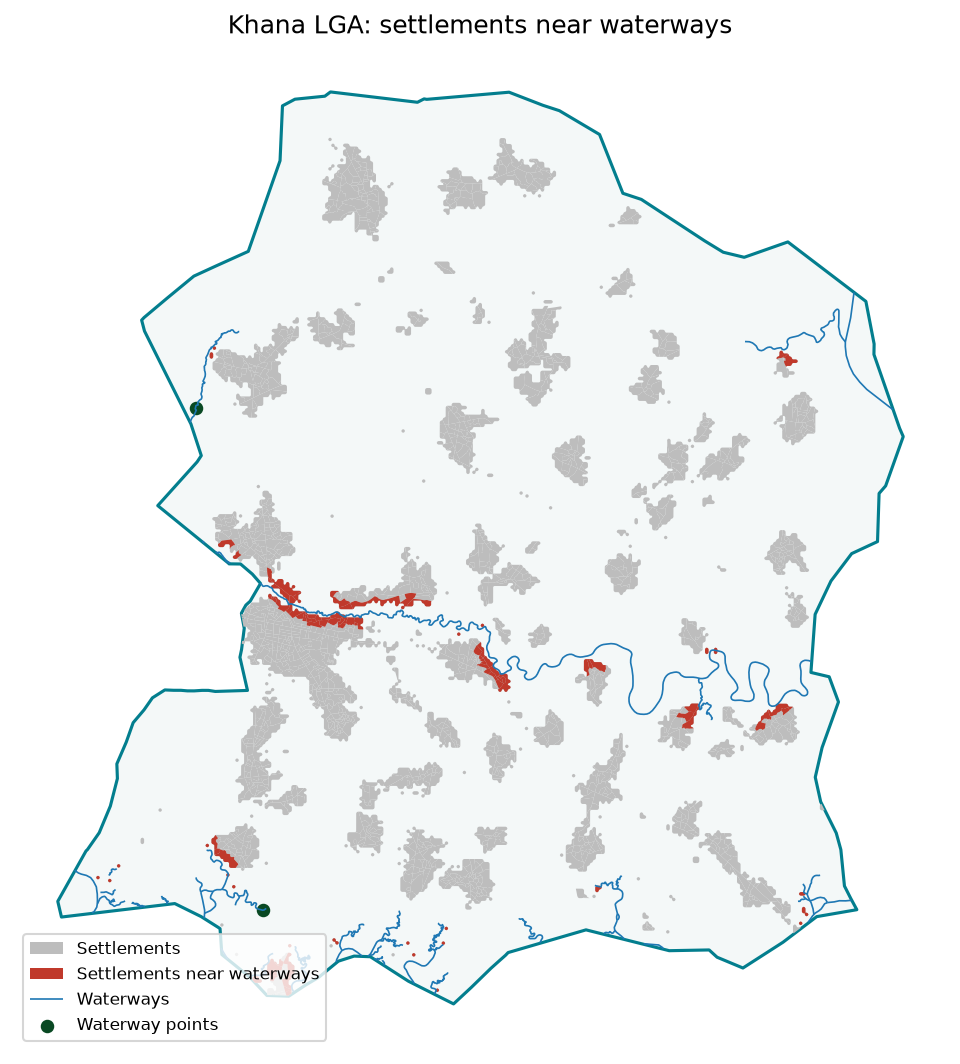

The Python source for this figure:
import geopandas as gpd
import matplotlib.pyplot as plt

study = gpd.read_file("data/study_area_utm32.gpkg")
settlements = gpd.read_file("data/settlements_khana_utm32.gpkg")
near = gpd.read_file("data/settlements_near_waterways.gpkg")
lines = gpd.read_file("data/waterways_lines_utm32.gpkg")
points = gpd.read_file("data/waterways_points_utm32.gpkg")

layers = {
    "study area": study,
    "settlements": settlements,
    "near waterways": near,
    "waterway lines": lines,
    "waterway points": points,
}
for name, layer in layers.items():
    print(name, len(layer), layer.crs)

fig, ax = plt.subplots(figsize=(8, 9))
study.plot(ax=ax, color="#F4F8F8", edgecolor="#037E8E", linewidth=1.5)
settlements.plot(ax=ax, color="#BDBDBD", label="Settlements")
near.plot(ax=ax, color="#C0392B", label="Settlements near waterways")
lines.plot(ax=ax, color="#1F78B4", linewidth=0.8, label="Waterways")
points.plot(ax=ax, color="#094923", markersize=30, label="Waterway points")
ax.set_title("Khana LGA: settlements near waterways")
ax.set_axis_off()
ax.legend(loc="lower left", fontsize=8)

fig.savefig("month-03/week-10/my_map.png", dpi=150, bbox_inches="tight")
print("Map saved")
